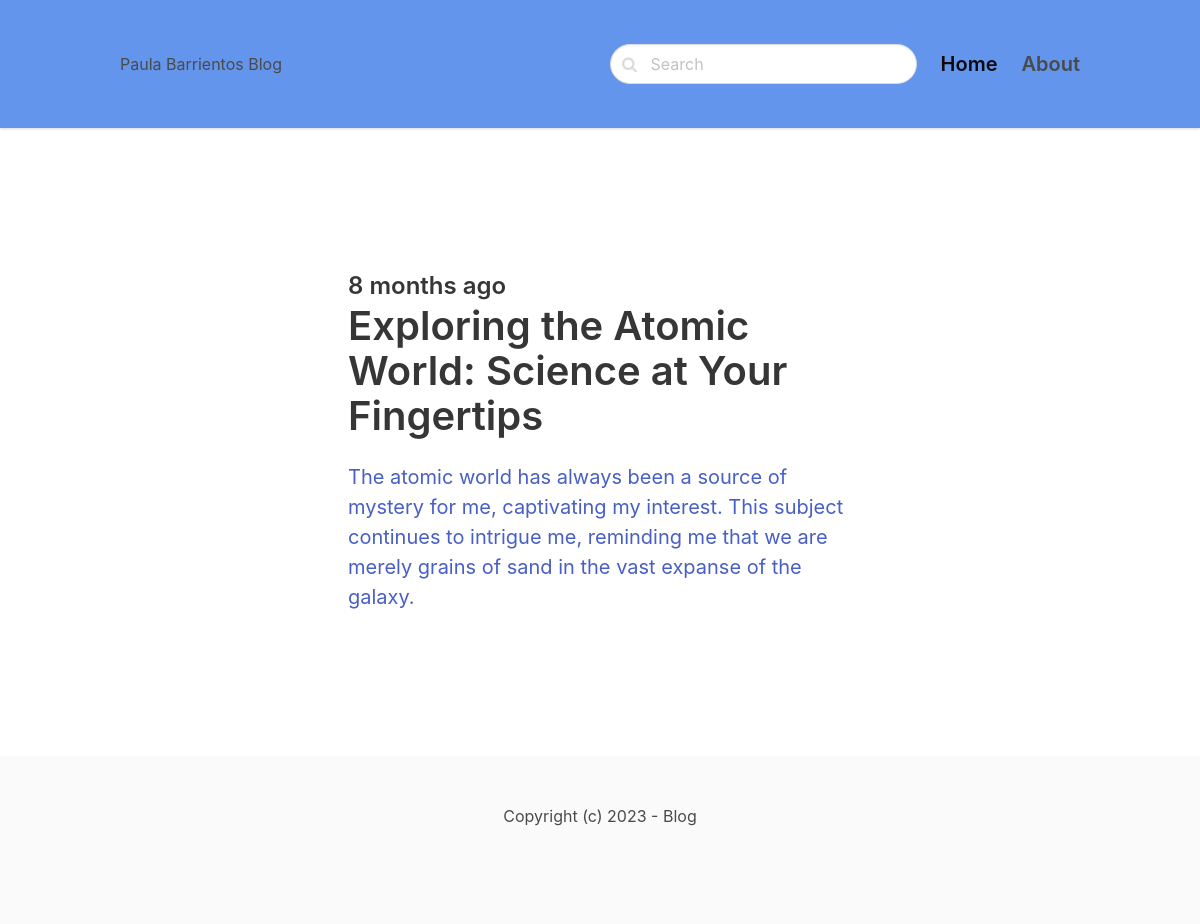
Screenshot of /stories/ with the database file from the repository.
### blog/models.py (models this page shows, shortened)
class Post(models.Model):
    ACTIVE = 'active'
    DRAFT = 'draft'
    CHOICES_STATUS = (
        (ACTIVE, 'Active'),
        (DRAFT, 'Draft')
    )
    category = models.ForeignKey(Category, related_name='posts', on_delete=models.CASCADE)
    title = models.CharField(max_length=255)
    slug = models.SlugField()
    intro = models. TextField()
    body = models.TextField()
    created_at = models.DateTimeField(auto_now_add=True)
    status = models.CharField(max_length=10, choices=CHOICES_STATUS, default=ACTIVE)
    image = models.ImageField(upload_to='uploads/', blank=True, null=True)
    class Meta:
        ordering = ('-created_at',)

### blog/views.py (the view)
# urls.py: path('<slug:slug>/', views.category, name='category_detail')
def category(request, slug):
    category = get_object_or_404(Category, slug=slug)
    posts = category.posts.filter(status=Post.ACTIVE)
    return render(request, 'blog/category.html', {'category': category, 'posts': posts})

### blog/templates/blog/category.html (shortened to what this page needs)
{% extends 'core/base.html' %}
{% block content %}
<section class="hero">
    <div class="hero-body">
        <div class="container">
            <section class="section">
                <div class="columns">
                    <div class="column is-8 is-offset-2">
                        {% for post in posts %}
                            <div class="content is-medium">
                                <a href="{% url 'post_detail' post.category.slug post.slug %}">
                                <h2 class="subtitle is-4">{{ post.created_at|timesince }} ago</h2>
                                <h1 class="title">{{ post.title }}</h1>
                                <p>{{ post.intro }}</p>
                                </a>
                            </div>
                        {% empty %}
                            <div class="content">
                                <p>There is no posts in this category.</p>
                            </div>
                        {% endfor %}
                    </div>
                </div>
            </section>
        </div>
    </div>
</section>
{% endblock %}

### rows the page displays
Post: created_at "8 months", title "Exploring the Atomic World: Science at Your Fingertips", intro "The atomic world has always been a source of mystery for me, captivating my interest. This subject continues to intrigue me, reminding me that we are merely grains of sand in the vast expanse of the galaxy."
